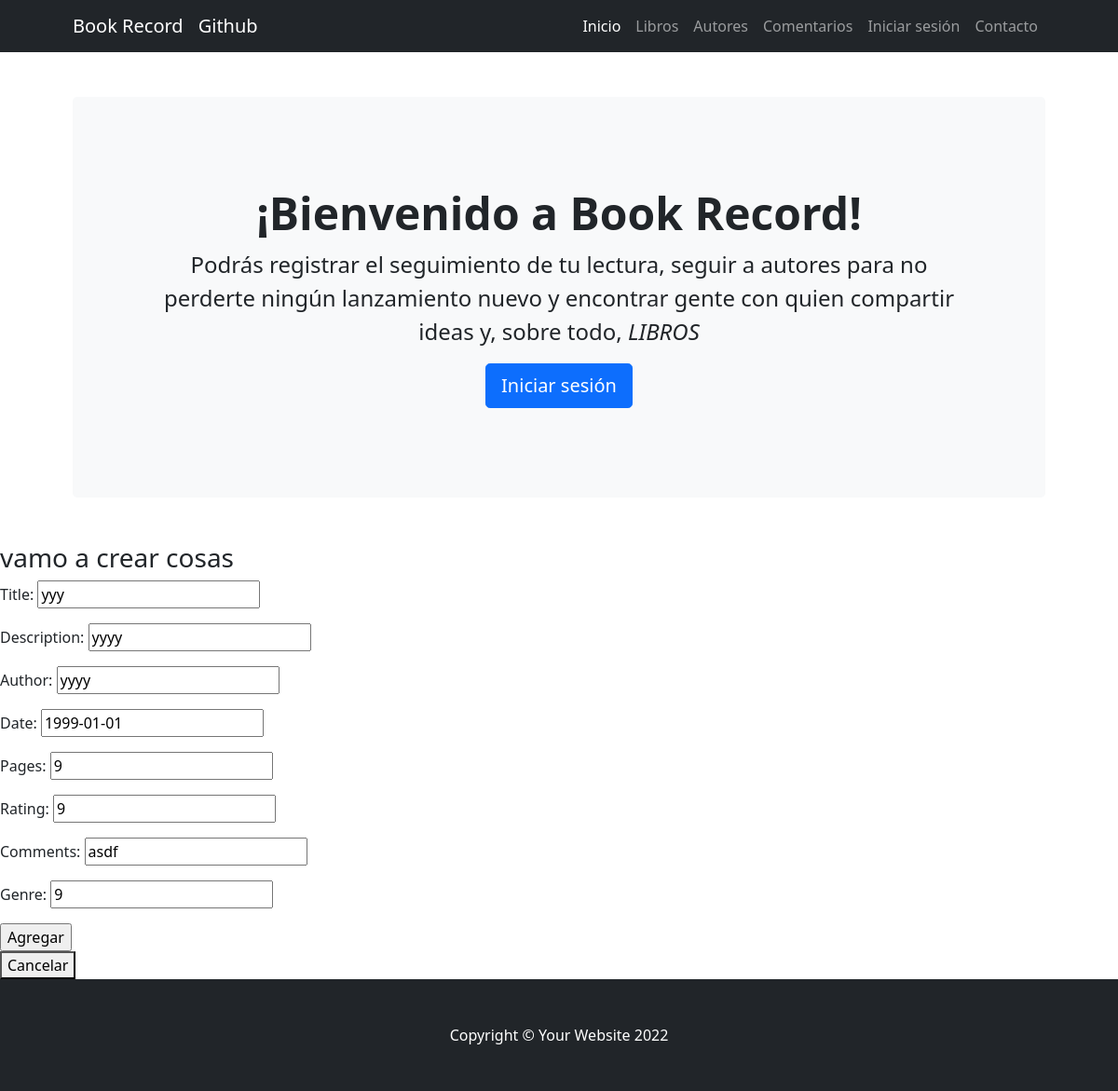
Screenshot of /BookRecord/book/edit/5 with the database file from the repository.
### BookRecord/models.py (models this page shows, shortened)
class Book(models.Model):
    title = models.CharField(max_length=40)
    description = models.CharField(max_length=400)
    author = models.CharField(max_length=40)
    date = models.DateField(max_length=40)
    pages = models.IntegerField()
    rating = models.IntegerField()
    comments = models.CharField(max_length=40)
    genre = models.CharField(max_length=40)

### BookRecord/views.py (the view)
# urls.py: path('book/edit/<pk>', views.Update_book.as_view(), name='update_book'),
class Update_book(UpdateView):
    model = Book
    success_url = '/BookRecord/book/list/'
    fields = ['title','description','author','date','pages','rating','comments','genre']

### BookRecord/template/BookRecord/book_form.html (shortened to what this page needs)
{% extends 'BookRecord/template.html' %}
{% load static %}
{% block changing_content  %}
<h3> vamo a crear cosas</h3>
<form method='POST'>
  {{ form.as_p }}
  <input type='submit' value='Agregar'>
</form>
  <button><a href="{% url 'list_books' %}" style='text-decoration: none; color: #000000' >Cancelar</a></button>
{% endblock %}

### rows the page displays
Book: title "yyy", description "yyyy", author "yyyy", date "1999-01-01", pages "9", rating "9", comments "asdf", genre "9"
